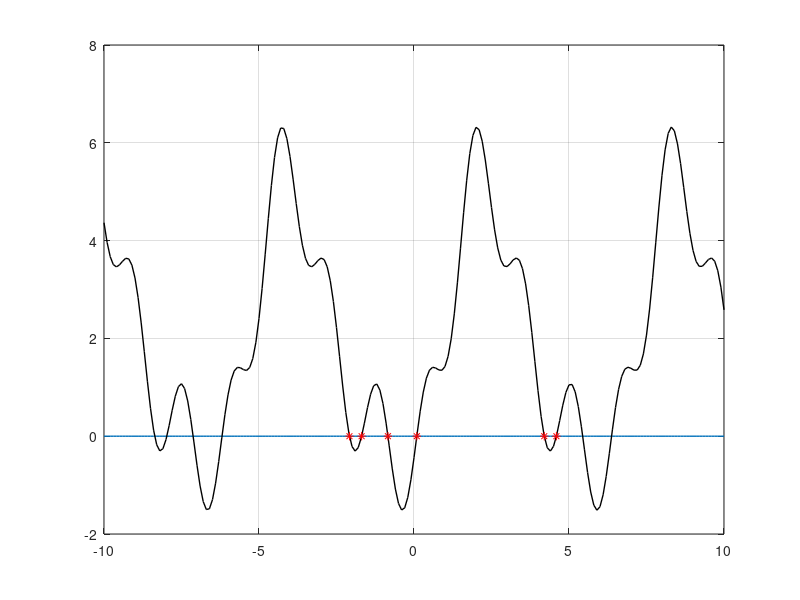

The MATLAB source for this figure:
x = [-10:0.1:10];
y = 0.*x;
plot(x,y,"LineWidth", 1);

hold
x = [-10:0.1:10];
y = (1 + sin(x) - cos(x)).^2 - (sin(2*x) - cos(2*x) - 0.2).^2 + 1;
plot(x,y,"LineWidth", 1, "color", "k");

y = @(x) (1 + sin(x) - cos(x)).^2 - (sin(2*x) - cos(2*x) - 0.2).^2 + 1;
x_prev = fzero(y, -4.9);
ans = [x_prev];

tic
for k = -5:0.1:5
  x_now = fzero(y,k);
  found = false;
  for i = 1:length(ans)
    if abs(abs(x_now) - abs(ans(i))) <= 0.01 || x_now <= -5 || x_now >= 5
      found = true;
      break;
    end
  end
  if (found ~= true)
    ans = [ans x_now];
  end
end
toc
plot(ans,y(ans),'r*');
ans
grid on

#
#Elapsed time is 0.257975 seconds.
#ans =
#
# -0.841592  -2.081720  -1.690029   0.090170   4.201465   4.593157
